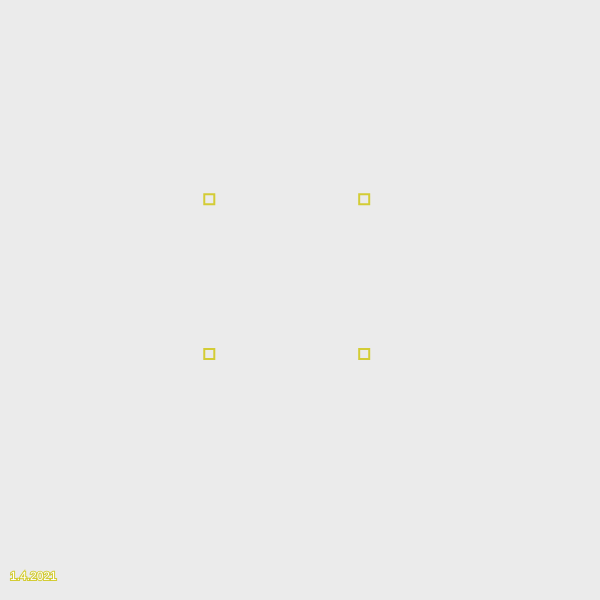
Frame 1 (no input)
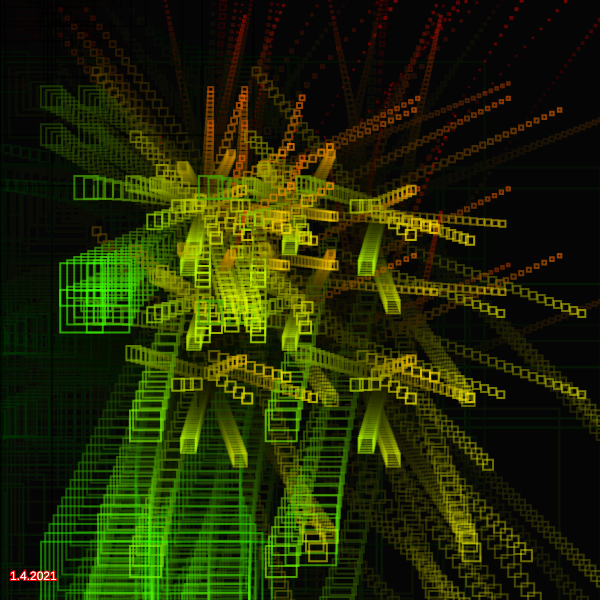
Frame 60 (no input)
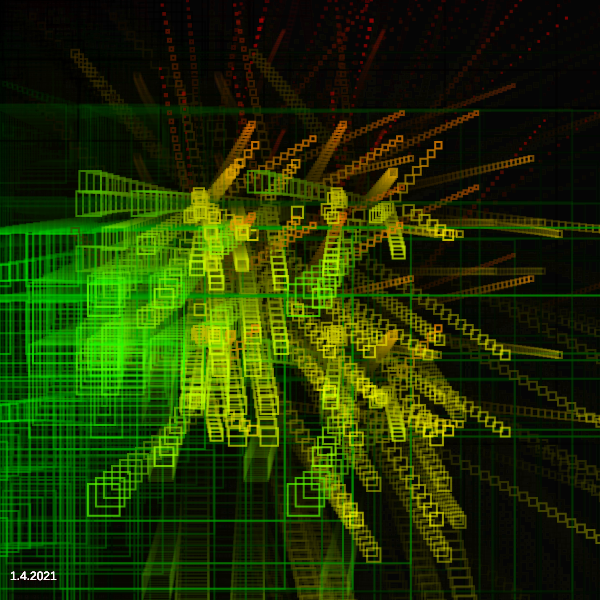
Frame 120 (the mouse pressed at the canvas centre since frame 60)

The p5.js sketch that drew these frames (run headless with seeded random() and noise() and a simulated clock; from frame 60 on, the mouse is pressed at the canvas centre):

// p5.js sketch
// ── sketch.js
//Based off the particle system example on p5.js
//https://p5js.org/examples/simulate-particle-system.html 

//Nina Lutz, Jan 1 2021
let system;

function setup() {
  if(windowWidth>=600 && windowHeight >=600){
  createCanvas(600, 600);
  }
  else{
    createCanvas(windowWidth, windowHeight);
  }
  system = new ParticleSystem(createVector(width/2 - 100, height/2 - 100));
}



function draw() {
  background(0, 20);
  system.addParticle();
  system.run();
  fill(255);
  text("1.4.2021", 10, height - 20);
}

// A simple Particle class
let Particle = function(position) {
  this.velocity = createVector(random(-10, 10), random(-10, 10));
  this.position = position.copy();
  this.lifespan = 200;
  this.size = random(20, 200);
};

Particle.prototype.run = function() {
  this.update();
  this.display();
};

// Method to update position
Particle.prototype.update = function(){
  this.acceleration = createVector(random(-0.05, 0.05), random(-0.05, 0.05));

  this.velocity.add(this.acceleration);
  this.position.add(this.velocity);

  this.lifespan -= 2;
};

// Method to display
Particle.prototype.display = function() {
  stroke(this.position.x, this.position.y, 0, this.lifespan);
  strokeWeight(2);
  noFill();
  let circlesize = map(this.position.y/this.position.x, 0, 2, 1, 20);
  rect(this.position.x + this.size, this.position.y, circlesize, circlesize);
  rect(this.position.x, this.position.y, circlesize, circlesize);
  rect(this.position.x, this.position.y + this.size, circlesize, circlesize);
  rect(this.position.x + this.size, this.position.y + this.size, circlesize, circlesize);
};

// Is the particle still useful?
Particle.prototype.isDead = function(){
  return this.lifespan < 0;
};

let ParticleSystem = function(position) {
  this.origin = position.copy();
  this.particles = [];
};

ParticleSystem.prototype.addParticle = function() {
  this.particles.push(new Particle(this.origin));
};

ParticleSystem.prototype.run = function() {
  for (let i = this.particles.length-1; i >= 0; i--) {
    let p = this.particles[i];
    p.run();
    if (p.isDead()) {
      this.particles.splice(i, 1);
    }
  }
};
